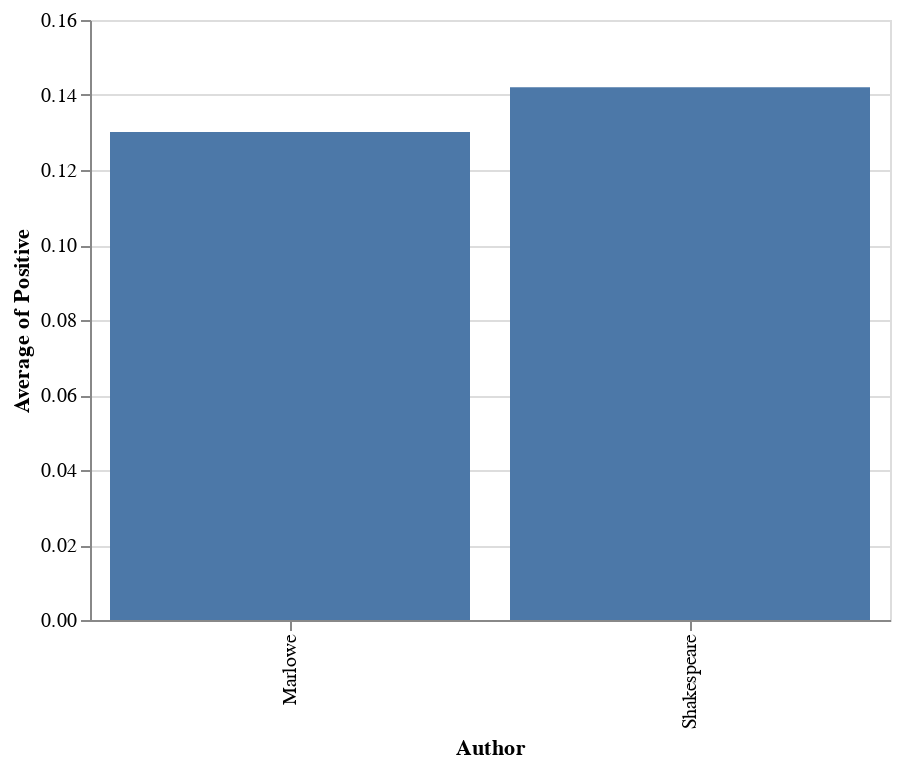

Notebook source saved alongside this figure:
### Markdown cell above
The visualization below indicates that Shakespeare's plays were more "positive" in style compared to Marlowe's.

### Code cell
#Problem 5
alt.Chart(df).mark_bar().encode(x='Author',y='average(Positive)')

### Figure 1 — Vega-Lite specification as saved in the notebook (floating-point values rounded to 4 significant figures)
{"$schema": "https://vega.github.io/schema/vega-lite/v2.6.0.json", "config": {"view": {"height": 300, "width": 400}}, "data": {"name": "data-033e35f39209e7bd9450bf4e917ef80e"}, "datasets": {"data-033e35f39209e7bd9450bf4e917ef80e": [{"Author": "Marlowe", "Negative": 0.09, "Neutral": 0.79, "Positive": 0.12, "Text": "jew_of_malta.txt"}, {"Author": "Marlowe", "Negative": 0.08, "Neutral": 0.798, "Positive": 0.121, "Text": "massacre_at_paris.txt"}, {"Author": "Marlowe", "Negative": 0.091, "Neutral": 0.768, "Positive": 0.141, "Text": "tamburlaine.txt"}, {"Author": "Marlowe", "Negative": 0.089, "Neutral": 0.792, "Positive": 0.119, "Text": "faustus.txt"}, {"Author": "Marlowe", "Negative": 0.062, "Neutral": 0.851, "Positive": 0.087, "Text": "dido_queen_of_carthage.txt"}, {"Author": "Marlowe", "Negative": 0.112, "Neutral": 0.755, "Positive": 0.133, "Text": "edward_II.txt"}, {"Author": "Marlowe", "Negative": 0.1, "Neutral": 0.71, "Positive": 0.19, "Text": "hero_and_leander.txt"}, {"Author": "Shakespeare", "Negative": 0.084, "Neutral": 0.794, "Positive": 0.122, "Text": "henry_vi_3.txt"}, {"Author": "Shakespeare", "Negative": 0.093, "Neutral": 0.729, "Positive": 0.179, "Text": "love_labours_lost.txt"}, {"Author": "Shakespeare", "Negative": 0.089, "Neutral": 0.797, "Positive": 0.114, "Text": "henry_vi_2.txt"}, {"Author": "Shakespeare", "Negative": 0.132, "Neutral": 0.731, "Positive": 0.138, "Text": "henry_vi_1.txt"}, {"Author": "Shakespeare", "Negative": 0.147, "Neutral": 0.695, "Positive": 0.157, "Text": "richard_iii.txt"}, {"Author": "Shakespeare", "Negative": 0.073, "Neutral": 0.767, "Positive": 0.159, "Text": "taming_of_the_shrew.txt"}, {"Author": "Shakespeare", "Negative": 0.093, "Neutral": 0.733, "Positive": 0.174, "Text": "two_gentleman_of_verona.txt"}, {"Author": "Shakespeare", "Negative": 0.085, "Neutral": 0.829, "Positive": 0.086, "Text": "comedy_of_errors.txt"}, {"Author": "Shakespeare", "Negative": 0.126, "Neutral": 0.721, "Positive": 0.152, "Text": "edward_iii.txt"}, {"Author": "Shakespeare", "Negative": 0.137, "Neutral": 0.723, "Positive": 0.14, "Text": "titus_andronicus.txt"}]}, "encoding": {"x": {"field": "Author", "type": "nominal"}, "y": {"aggregate": "average", "field": "Positive", "type": "quantitative"}}, "mark": "bar"}
